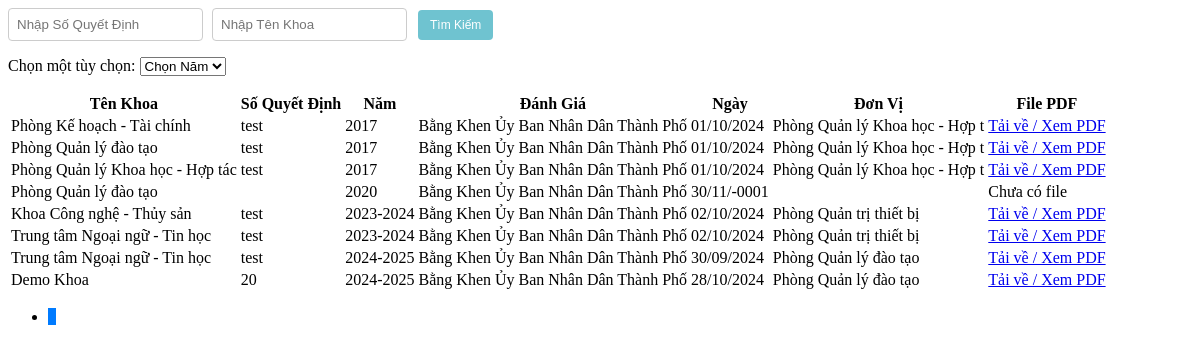
Page /Admin/xetdanhgiaTTubndtpview.php on the committed database.
### tables this page shows
CREATE TABLE `danhgiatt` (
  `MaDGTT` int(20) NOT NULL,
  `MaKhoa` int(20) NOT NULL,
  `SoQD` varchar(100) NOT NULL,
  `Manam` int(20) NOT NULL,
  `DanhGia` varchar(50) NOT NULL DEFAULT 'Chờ Đánh Giá',
  `Ngay` date NOT NULL,
  `DonVi` varchar(50) NOT NULL,
  `FilePDF` varchar(50) DEFAULT NULL
);

CREATE TABLE `khoa` (
  `MaKhoa` int(20) NOT NULL,
  `TenKhoa` varchar(50) NOT NULL,
  `MoTa` varchar(100) NOT NULL
);

CREATE TABLE `nam` (
  `Manam` int(20) NOT NULL,
  `Nam` varchar(20) NOT NULL
);

### Admin/danhgiaTT.php (called while the page is built, shortened)
<?php
include('./Khoa.php');
include('./nam.php');
class DanhgiaTT {
    public static function layTongSoDanhGiaubndtp($conn) {
        $sql = "SELECT COUNT(*) FROM danhgiatt WHERE DanhGia IN ('Bằng Khen Ủy Ban Nhân Dân Thành Phố')";
        $result = $conn->query($sql);
        $row = $result->fetch_row();
        return $row[0];
    }
    public static function layDanhGiaubndtpPhanTrang($conn, $startFrom, $recordsPerPage) {
        $sql = "SELECT * FROM danhgiatt WHERE DanhGia IN ('Bằng Khen Ủy Ban Nhân Dân Thành Phố') ORDER BY Manam ASC LIMIT $startFrom, $recordsPerPage";
        $result = $conn->query($sql);
        $danhgiattList = array();
        if ($result->num_rows > 0) {
            while($row = $result->fetch_assoc()) {
                $khoa_obj = Khoa::layKhoa($conn, $row["MaKhoa"]);
                $nam_obj = Nam::laynam($conn, $row["Manam"]);
                $danhgiatt_obj = new DanhgiaTT();
                $danhgiatt_obj->MaDGTT = $row["MaDGTT"];
                $danhgiatt_obj->MaKhoa = $khoa_obj->TenKhoa;
                $danhgiatt_obj->SoQD = $row["SoQD"];
                $danhgiatt_obj->Manam = $nam_obj->Nam;
                $danhgiatt_obj->DanhGia = $row["DanhGia"];
                $danhgiatt_obj->Ngay = $row["Ngay"];
                $danhgiatt_obj->DonVi = $row["DonVi"];
                $danhgiatt_obj->FilePDF = $row["FilePDF"];
                $danhgiattList[] = $danhgiatt_obj;
            }
        }
        return $danhgiattList;
    }
}
?>

### Admin/Khoa.php (called while the page is built, shortened)
<?php
class Khoa {
    public static function layKhoa($conn, $id) {
        $sql = "SELECT * FROM Khoa WHERE MaKhoa = $id";
        $result = mysqli_query($conn, $sql);
        $Khoa = new Khoa();
        if ($row = mysqli_fetch_assoc($result)) {
            $Khoa->MaKhoa = $row['MaKhoa'];
            $Khoa->TenKhoa = $row['TenKhoa'];
            $Khoa->MoTa = $row["MoTa"];
        }
        return $Khoa;
    }
}
?>

### Admin/nam.php (called while the page is built, shortened)
<?php
    class Nam {
        public static function laynam($conn, $id) {
            $sql = "SELECT * FROM nam WHERE Manam = $id";
            $result = mysqli_query($conn, $sql);
            $nam = new Nam();
            $row = mysqli_fetch_assoc($result);
            $nam->Manam = $row['Manam'];
            $nam->Nam = $row['Nam'];
            return $nam;
        }
    }
?>

### Admin/xetdanhgiaTTubndtpview.php (the view, shortened to what this page needs)
<?php
include('./danhgiaTT.php');
$recordsPerPage = 10;
$currentPage = isset($_GET['page']) ? (int)$_GET['page'] : 1;
$startFrom = ($currentPage - 1) * $recordsPerPage;
$totalRecords = DanhgiaTT::layTongSoDanhGiaubndtp($conn);
$totalPages = ceil($totalRecords / $recordsPerPage);
$data = DanhgiaTT::layDanhGiaubndtpPhanTrang($conn, $startFrom, $recordsPerPage);
$awardMap = array(
    'Bằng Khen Ủy Ban Nhân Dân Thành Phố' => 'Bằng Khen Ủy Ban Nhân Dân Thành Phố',
);
?>
<div class="search-box">
    <input type="text" id="searchSoQD" placeholder="Nhập Số Quyết Định" />
    <input type="text" id="searchTenKhoa" placeholder="Nhập Tên Khoa" />
    <button class="btn btn-custom btn-custom-primary" onclick="searchData()">Tìm Kiếm</button>
</div>
<div class="combobox">
    <label for="options">Chọn một tùy chọn:</label>
    <select name="options" id="options" onchange="fetchAndDisplayDanhGia(this.value)">
        <option value="">Chọn Năm</option>
    </select>
</div>
<table class="table table-bordered">
    <thead>
        <tr>
            <th>Tên Khoa</th>
            <th>Số Quyết Định</th>
            <th>Năm</th>
            <th>Đánh Giá</th>
            <th>Ngày</th>
            <th>Đơn Vị</th>
            <th>File PDF</th>
        </tr>
    </thead>
    <tbody id="danhgiatp-table-body">
        <?php
        foreach ($data as $item) {
            $danhGia = isset($awardMap[$item->DanhGia]) ? $awardMap[$item->DanhGia] : $item->DanhGia;
        ?>
            <tr>
                <td scope="row"><?php echo htmlspecialchars($item->MaKhoa) ; ?></td>
                <td><?php echo htmlspecialchars($item->SoQD ?? "Cần Thêm Số Quyết Đinh Cho $item->MaKhoa");?></td>
                <td><?php echo htmlspecialchars($item->Manam ?? "Cần Thêm Năm Cho $item->MaKhoa"); ?></td>
                <td><?php echo htmlspecialchars($danhGia);?></td>
                <td><?php echo date_format(date_create($item->Ngay), "d/m/Y");?></td>
                <td><?php echo htmlspecialchars($item->DonVi); ?></td>
                <td>
                    <?php if ($item->FilePDF): ?>
                        <a href="./<?php echo htmlspecialchars($item->FilePDF); ?>" target="_blank">
                            Tải về / Xem PDF
                        </a>
                    <?php else: ?>
                        Chưa có file
                    <?php endif; ?>
                </td>
            </tr>
        <?php
        }
        ?>
    </tbody>
</table>
<nav aria-label="Page navigation">
    <ul class="pagination">
        <?php for ($i = 1; $i <= $totalPages; $i++): ?>
            <li class="page-item <?php echo $i == $currentPage ? 'active' : ''; ?>">
                <a class="page-link" href="?p=danhgiaTThubndtp&page=<?php echo $i; ?>"><?php echo $i; ?></a>
            </li>
        <?php endfor; ?>
    </ul>
</nav>

### Admin/xetdanhgiaTTubndtpview.php (style rules this page uses)
.pagination { background-color: transparent; border: none; box-shadow: none; }
.page-item { background-color: transparent; border: none; box-shadow: none; }
.page-link { background-color: transparent; border: none; box-shadow: none; color: #007bff; }
.page-item.active .page-link { background-color: #007bff; border-color: #007bff; }
.btn-custom { background-color: #6fc3d0; border: none; color: white; padding: 9px 10px; font-size: 12px; margin: 2px; cursor: pointer; border-radius: 4px; transition: background-color 0.3s ease, transform 0.3s ease; }
.btn-custom-primary { background-color: #6fc3d0; }
.search-box { margin-bottom: 15px; }
.search-box input { padding: 8px; margin-right: 5px; border-radius: 4px; border: 1px solid #ccc; }
.search-box button { padding: 8px 12px; }

### rows in the picture
danhgiatt: MaKhoa.TenKhoa "Phòng Kế hoạch - Tài chính", SoQD "test", Manam.Nam "2017", DanhGia "Bằng Khen Ủy Ban Nhân Dân Thành Phố", Ngay "01/10/2024", DonVi "Phòng Quản lý Khoa học - Hợp t"
danhgiatt: MaKhoa.TenKhoa "Phòng Quản lý đào tạo", SoQD "test", Manam.Nam "2017", DanhGia "Bằng Khen Ủy Ban Nhân Dân Thành Phố", Ngay "01/10/2024", DonVi "Phòng Quản lý Khoa học - Hợp t"
danhgiatt: MaKhoa.TenKhoa "Phòng Quản lý Khoa học - Hợp tác", SoQD "test", Manam.Nam "2017", DanhGia "Bằng Khen Ủy Ban Nhân Dân Thành Phố", Ngay "01/10/2024", DonVi "Phòng Quản lý Khoa học - Hợp t"
danhgiatt: MaKhoa.TenKhoa "Phòng Quản lý đào tạo", Manam.Nam "2020", DanhGia "Bằng Khen Ủy Ban Nhân Dân Thành Phố", Ngay "30/11/-0001", shows "Chưa có file"
danhgiatt: MaKhoa.TenKhoa "Khoa Công nghệ - Thủy sản", SoQD "test", Manam.Nam "2023-2024", DanhGia "Bằng Khen Ủy Ban Nhân Dân Thành Phố", Ngay "02/10/2024", DonVi "Phòng Quản trị thiết bị"
danhgiatt: MaKhoa.TenKhoa "Trung tâm Ngoại ngữ - Tin học", SoQD "test", Manam.Nam "2023-2024", DanhGia "Bằng Khen Ủy Ban Nhân Dân Thành Phố", Ngay "02/10/2024", DonVi "Phòng Quản trị thiết bị"
danhgiatt: MaKhoa.TenKhoa "Trung tâm Ngoại ngữ - Tin học", SoQD "test", Manam.Nam "2024-2025", DanhGia "Bằng Khen Ủy Ban Nhân Dân Thành Phố", Ngay "30/09/2024", DonVi "Phòng Quản lý đào tạo"
danhgiatt: MaKhoa.TenKhoa "Demo Khoa", SoQD "20", Manam.Nam "2024-2025", DanhGia "Bằng Khen Ủy Ban Nhân Dân Thành Phố", Ngay "28/10/2024", DonVi "Phòng Quản lý đào tạo"
